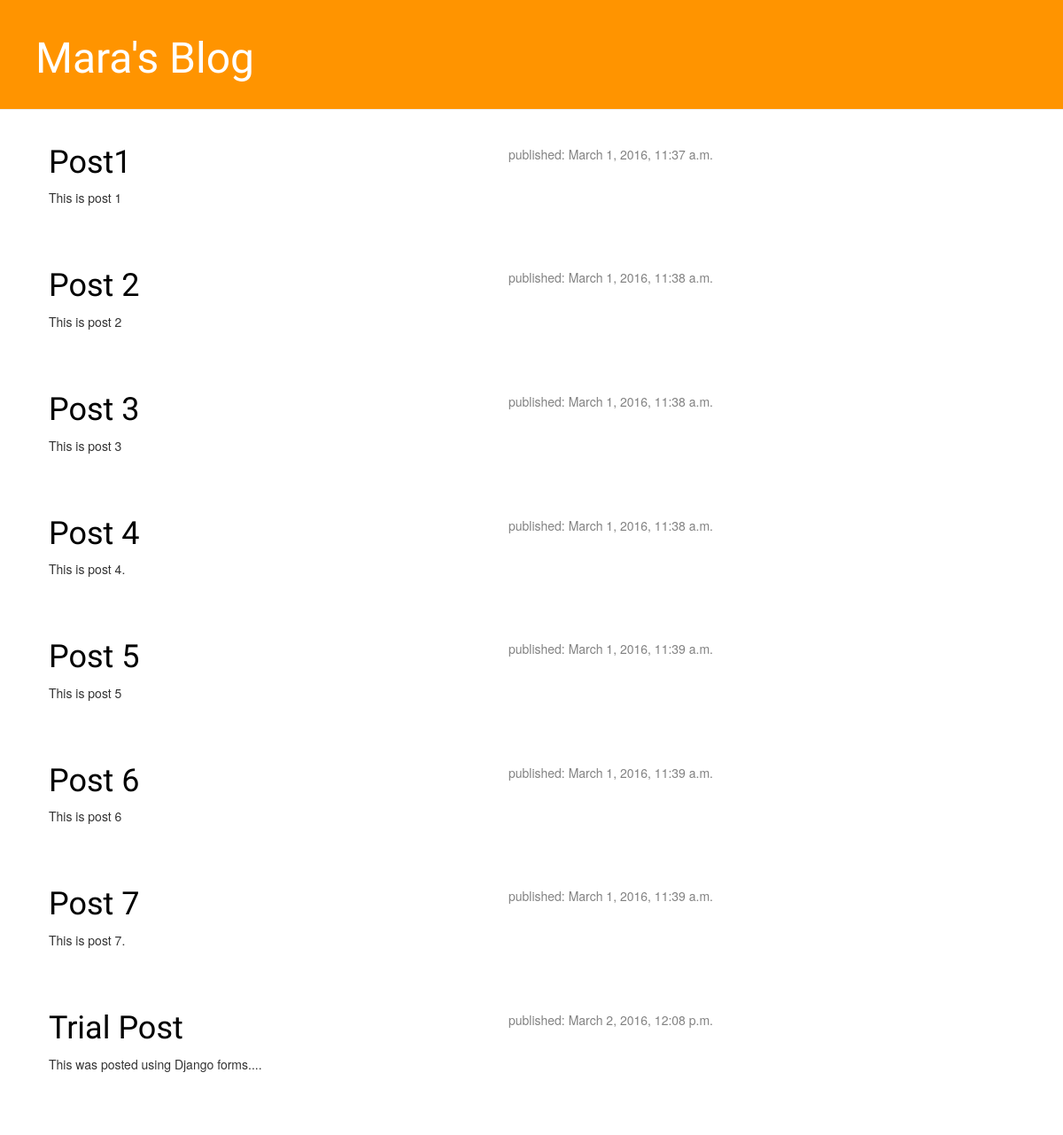
Before: / with the older database file.
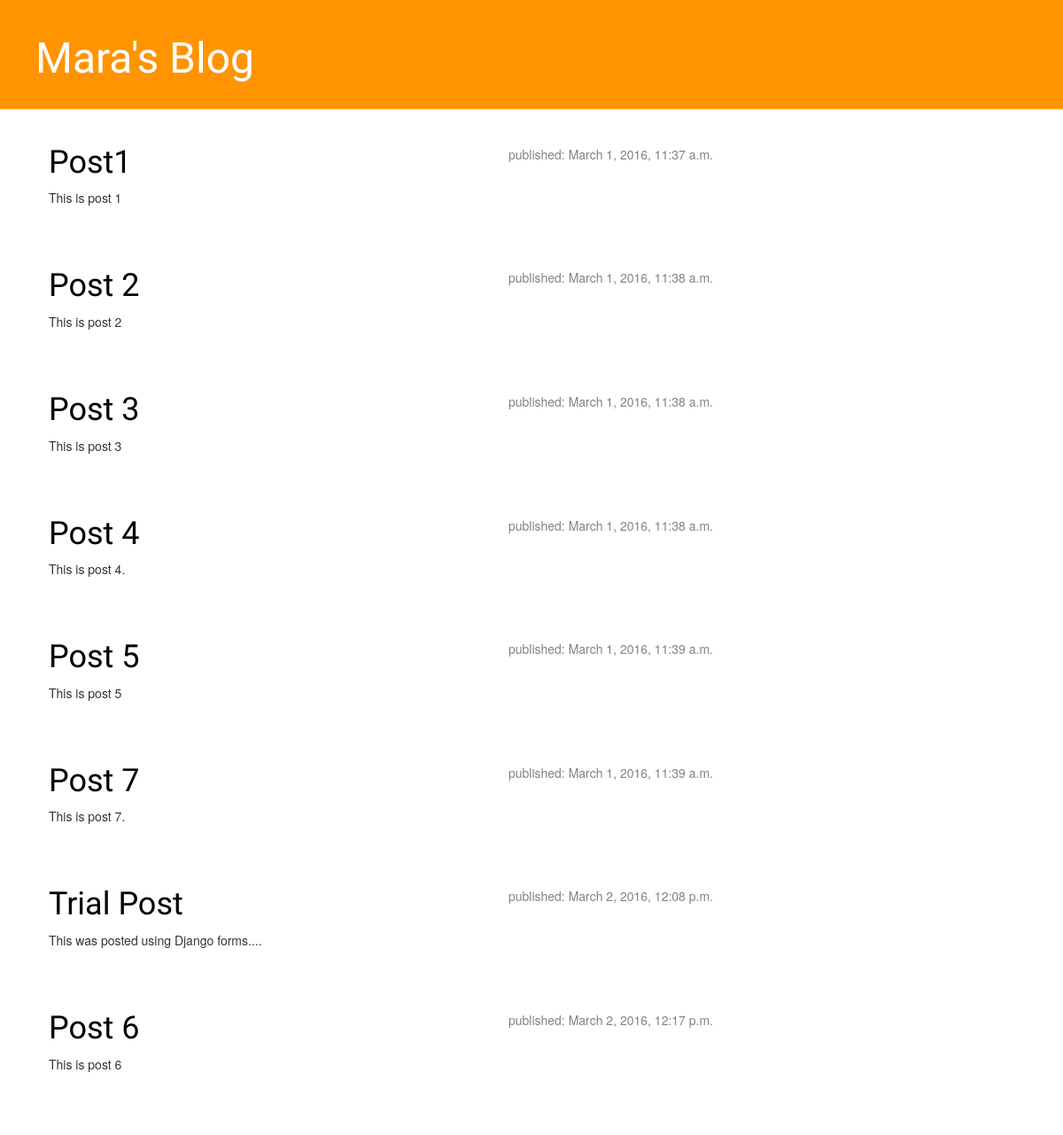
After: the same page with the newer database file.
### blog/models.py (models this page shows, shortened)
class Post(models.Model):
    author = models.ForeignKey('auth.User')  #properties
    title = models.CharField(max_length=200)
    text = models.TextField()
    created_date = models.DateTimeField(
        default=timezone.now)
    published_date = models.DateTimeField(
        blank=True, null=True)

### blog/views.py (the view)
# urls.py: url(r'^$', views.post_list, name='post_list'),
def post_list(request):
    posts = Post.objects.filter(published_date__lte=timezone.now()).order_by('published_date')
    return render(request, 'blog/post_list.html',{'posts': posts})

### blog/templates/blog/post_list.html
{% extends 'blog/base.html' %}
{% block content %}
    {% for post in posts %}
        <div class="post">
            <div class="date">
                <p>published: {{ post.published_date }}</p>
            </div>
            <h1><a href="{% url 'post_detail' pk=post.pk %}">{{ post.title }}</a></h1>
            <p>{{ post.text|linebreaks }}</p>
        </div>
    {% endfor %}
{% endblock %}

### blog/templates/blog/base.html (shortened to what this page needs)
{% load staticfiles %}
<html>
    <head>
        <link rel="stylesheet" href="//maxcdn.bootstrapcdn.com/bootstrap/3.2.0/css/bootstrap.min.css">
        <link rel="stylesheet" href="//maxcdn.bootstrapcdn.com/bootstrap/3.2.0/css/bootstrap-theme.min.css">
        <link rel="stylesheet" href="{% static 'css/blog.css' %}">
    </head>
    <body>
        <div class="page-header">
            <h1><a href="/"> Mara's Blog </a></h1>
        </div>
        <div class="content container">
            <div class="row">
                <div class="col-md-8">
                    {% block content %}
                    {% endblock %}
                </div>
            </div>
        </div>
    </body>
</html>

### blog/static/css/blog.css (style rules this page uses)
.page-header { background-color: #ff9400; margin-top: 0; padding: 20px 20px 20px 40px; }
.page-header h1, .page-header h1 a, .page-header h1 a:visited, .page-header h1 a:active { color: #ffffff; font-size: 36pt; text-decoration: none; }
.content { margin-left: 40px; }
h1, h2, h3, h4 { font-family: 'Lobster', cursive; }
.date { float: right; color: #828282; }
.post { margin-bottom: 70px; }
.post h1 a, .post h1 a:visited { color: #000000; }

Changed rows visible on the page:
changed Post "Post 6": published_date "March 1, 2016, 11:39 a.m." → "March 2, 2016, 12:17 p.m."; moves down the list
